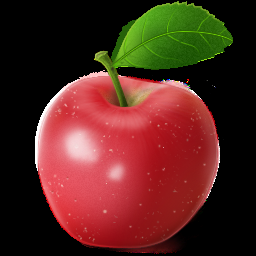
#> input picture images/chp2/elma.png, 256 x 256 px
$ python resim_aritmetik.py
#> lines starting #> are read from the running program, lines starting #| are printed output that depends on the picture; pictures that were not available may be replaced by others from this repository, and a replacement may not be noted
import cv2
import numpy as np
import os
from PIL import Image

path1=os.path.join(os.getcwd(),"images","chp2","elma.png")
path2=os.path.join(os.getcwd(),"images","chp2","nature.jpg")
elma=cv2.imread(path1)
#> elma is the input picture: shape (256, 256, 3); mean B, G, R 30.2, 38.8, 82.9
doga=cv2.imread(path2)
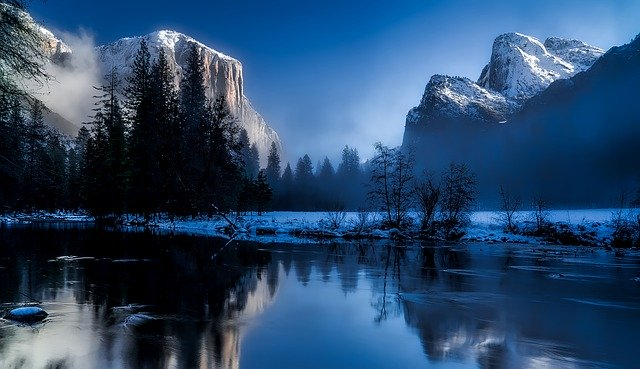
#> input picture images/chp2/park.jpg, 640 x 369 px, given in place of nature.jpg, which was not available
#> doga is the input picture: shape (369, 640, 3); mean B, G, R 106.8, 72.5, 40.9

elma=cv2.resize(elma,(200,200),interpolation=cv2.INTER_AREA)
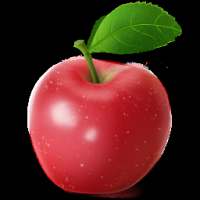
#> elma: shape (200, 200, 3); mean B, G, R 30.2, 38.8, 82.9
doga=cv2.resize(doga,(200,200),interpolation=cv2.INTER_AREA)
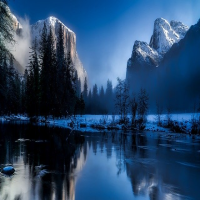
#> doga: shape (200, 200, 3); mean B, G, R 106.9, 72.5, 40.9

ekleme1=cv2.add(doga,elma)
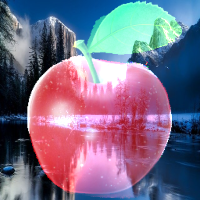
#> ekleme1: shape (200, 200, 3); mean B, G, R 135.4, 109.4, 120.9
ekleme2=elma+doga
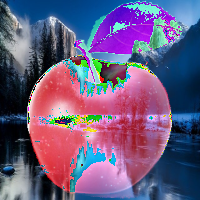
#> ekleme2: shape (200, 200, 3); mean B, G, R 127.6, 91, 107.5
cv2.imshow("ekleme1",ekleme1)
cv2.imshow("ekleme2",ekleme2)

cv2.waitKey(0)
cv2.destroyAllWindows()
